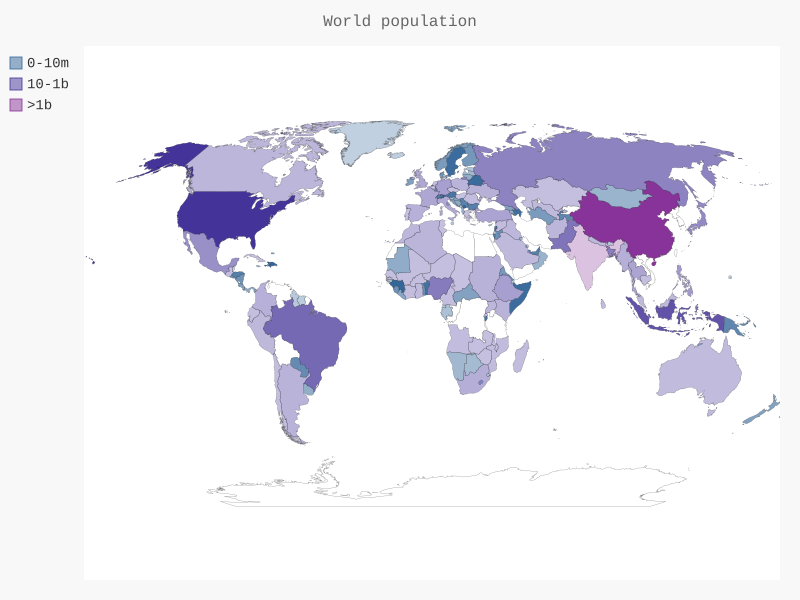

Source code (Python):
import json
from country_codes import get_country_code
from pygal_maps_world import maps
from pygal.style import RotateStyle as RS, LightColorizedStyle as LCS

def run_world_code():
    filename = 'population_data.json'
    with open(filename) as f:
        pop_data = json.load(f)
    cc_populations = {}
    for pop_dict in pop_data:
        if pop_dict['Year'] == '2010':
            country_name = pop_dict['Country Name']
            population = int(float(pop_dict['Value']))
            code = get_country_code(country_name)
            if code:
                cc_populations[code] = population

    cc_pops_1, cc_pops_2, cc_pops_3 = {}, {}, {}
    for cc, pop in cc_populations.items():
        if pop<10000000:
            cc_pops_1[cc] = pop
        elif pop<1000000000:
            cc_pops_2[cc] = pop
        else:
            cc_pops_3[cc] = pop



    # wm_style = RS('#336699', base_style=LCS)
    # wm = maps.World(style=wm_style)
    wm = maps.World()
    wm.title = 'World population'
    wm.add('0-10m', cc_pops_1)
    wm.add('10-1b', cc_pops_2)
    wm.add('>1b', cc_pops_3)
    wm.render_to_file('world_population.svg')




if __name__ == '__main__':
    run_world_code()
